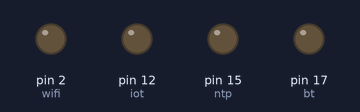
This sketch was run on a simulated Arduino Uno, built with avr-gcc and run on an emulated ATmega328P. Parts: output pins drawn as LEDs (lit = HIGH). What the sketch prints to the serial monitor is not drawn.

Above: at 0.6 s.
At 2.6 s:
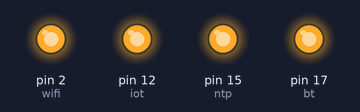
Timing chart, 0 to 7.0 s (numbered marks = the images above):
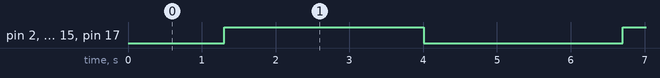

The sketch:

light_up-down.ino
```cpp
int bt =  17;
int wifi = 2;
int ntp = 15;
int iot = 12;

void setup() {
   pinMode(bt,OUTPUT);
   pinMode(wifi,OUTPUT);
   pinMode(ntp,OUTPUT);
   pinMode(iot,OUTPUT);
   Serial.begin(9600);

}

void loop() {
   Serial.begin(9600);
   for (int x = 0; x < 255; x++) {    //ให้วนลูป ทั้งหมด 255 ครั้ง 0-254
    analogWrite(bt, x);               //นำค่า x มาสั่งงานให้หลอดไฟ ค่อยๆสว่าง
    analogWrite(wifi, x);
    analogWrite(ntp, x);
    analogWrite(iot, x);
    delay(10);
    Serial.println(x);
  }
  delay(100);
  for (int x = 255; x > 0; x--) {
    analogWrite(bt, x);
    analogWrite(wifi, x);
    analogWrite(ntp, x);
    analogWrite(iot, x);
    delay(10);
    Serial.println(x);
  }
  delay(100);

}
```

Measured:
- by itself, pin 2 (wifi), pin 12 (iot), pin 15 (ntp), pin 17 (bt): alternates HIGH for 2.7 s and LOW for 2.7 s
